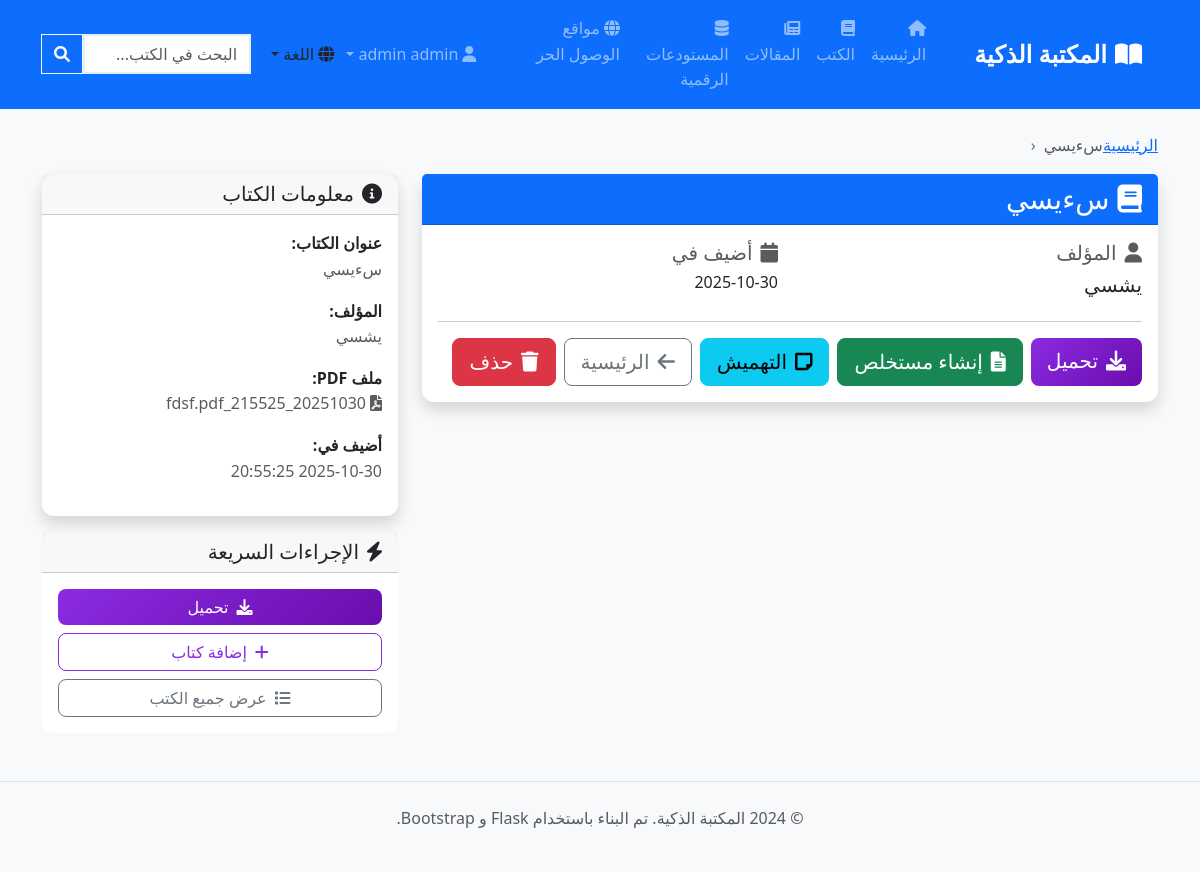
Page /book/8 (signed in) on the committed database.
### tables this page shows
CREATE TABLE books (
            id INTEGER PRIMARY KEY AUTOINCREMENT,
            title TEXT NOT NULL,
            author TEXT NOT NULL,
            description TEXT,
            filename TEXT NOT NULL,
            upload_date TIMESTAMP DEFAULT CURRENT_TIMESTAMP
        , image_filename TEXT);

### app.py (the view)
@app.route('/book/<int:book_id>')
@login_required
def book_detail(book_id):
    conn = get_db_connection()
    book = conn.execute('SELECT * FROM books WHERE id = ?', (book_id,)).fetchone()
    conn.close()
    if book is None:
        abort(404)
    return render_template('book_detail.html', book=book, t=get_translations(), lang_data=get_language_data())

### app.py (called while the page is built)
def get_current_language():
    return session.get('language', DEFAULT_LANGUAGE)

def get_language_data():
    current_lang = get_current_language()
    return LANGUAGES[current_lang]

def login_required(f):
    @wraps(f)
    def decorated_function(*args, **kwargs):
        if not session.get('logged_in'):
            flash(get_translations()['please_log_in'], 'warning')
            return redirect(url_for('login', next=request.url))
        return f(*args, **kwargs)
    return decorated_function

def get_db_connection():
    conn = sqlite3.connect('library.db')
    conn.row_factory = sqlite3.Row
    return conn

### templates/book_detail.html (shortened to what this page needs)
{% extends "base.html" %}
{% block content %}
<div class="row">
    <div class="col-12">
        <nav aria-label="breadcrumb">
            <ol class="breadcrumb">
                <li class="breadcrumb-item"><a href="{{ url_for('index') }}">{{ t.home }}</a></li>
                <li class="breadcrumb-item active" aria-current="page">{{ book.title }}</li>
            </ol>
        </nav>
    </div>
</div>
<div class="row">
    <div class="col-lg-8">
        <div class="card shadow">
            <div class="card-header bg-primary text-white">
                <h1 class="h3 mb-0">
                    <i class="fas fa-book me-2"></i>{{ book.title }}
                </h1>
            </div>
            <div class="card-body">
                <div class="row">
                    <div class="col-md-6">
                        <h5 class="text-muted">
                            <i class="fas fa-user me-2"></i>{{ t.author }}
                        </h5>
                        <p class="h5">{{ book.author }}</p>
                    </div>
                    <div class="col-md-6">
                        <h5 class="text-muted">
                            <i class="fas fa-calendar me-2"></i>{{ t.added_on }}
                        </h5>
                        <p class="h6">{{ book.upload_date.split(' ')[0] }}</p>
                    </div>
                </div>
                <hr>
                <div class="d-grid gap-2 d-md-flex justify-content-md-start">
                    <a href="{{ url_for('download_book', book_id=book.id) }}"
                       class="btn btn-primary btn-lg">
                        <i class="fas fa-download me-2"></i>{{ t.download }}
                    </a>
                    <button type="button" class="btn btn-success btn-lg" data-bs-toggle="modal" data-bs-target="#abstractModal" onclick="generateAbstract({{ book.id }})">
                        <i class="fas fa-file-alt me-2"></i>{{ t.generate_abstract }}
                    </button>
                    <button type="button" class="btn btn-info btn-lg" data-bs-toggle="modal" data-bs-target="#annotationModal" onclick="generateAnnotation({{ book.id }})">
                        <i class="fas fa-sticky-note me-2"></i>{{ t.generate_annotation }}
                    </button>
                    <a href="{{ url_for('index') }}" class="btn btn-outline-secondary btn-lg">
                        <i class="fas fa-arrow-left me-2"></i>{{ t.home }}
                    </a>
                    <form action="{{ url_for('delete_book', book_id=book.id) }}" method="POST" onsubmit="return confirm('Are you sure you want to delete this book? This action cannot be undone.');">
                        <button type="submit" class="btn btn-danger btn-lg">
                            <i class="fas fa-trash me-2"></i>{{ t.delete }}
                        </button>
                    </form>
                </div>
            </div>
        </div>
    </div>
    <div class="col-lg-4">
        <div class="card shadow">
            <div class="card-header">
                <h5 class="mb-0">
                    <i class="fas fa-info-circle me-2"></i>{{ t.book_information }}
                </h5>
            </div>
            <div class="card-body">
                <div class="mb-3">
                    <strong>{{ t.book_title }}:</strong><br>
                    <span class="text-muted">{{ book.title }}</span>
                </div>
                <div class="mb-3">
                    <strong>{{ t.author }}:</strong><br>
                    <span class="text-muted">{{ book.author }}</span>
                </div>
                <div class="mb-3">
                    <strong>{{ t.pdf_file }}:</strong><br>
                    <span class="text-muted">
                        <i class="fas fa-file-pdf me-1"></i>{{ book.filename }}
                    </span>
                </div>
                <div class="mb-3">
                    <strong>{{ t.added_on }}:</strong><br>
                    <span class="text-muted">{{ book.upload_date }}</span>
                </div>
            </div>
        </div>
        <div class="card mt-3">
            <div class="card-header">
                <h5 class="mb-0">
                    <i class="fas fa-bolt me-2"></i>{{ t.quick_actions }}
                </h5>
            </div>
            <div class="card-body">
                <div class="d-grid gap-2">
                    <a href="{{ url_for('download_book', book_id=book.id) }}"
                       class="btn btn-primary">
                        <i class="fas fa-download me-2"></i>{{ t.download }}
                    </a>
                    <a href="{{ url_for('add_book') }}" class="btn btn-outline-primary">
                        <i class="fas fa-plus me-2"></i>{{ t.add_book }}
                    </a>
                    <a href="{{ url_for('index') }}" class="btn btn-outline-secondary">
                        <i class="fas fa-list me-2"></i>{{ t.view_all_books }}
                    </a>
                </div>
            </div>
        </div>
    </div>
</div>
{% endblock %}

### static/style.css (style rules this page uses)
body { font-family: 'Segoe UI', Tahoma, Geneva, Verdana, sans-serif; background-color: #f8f9fa; line-height: 1.6; }
body.rtl { direction: rtl; text-align: right; }
body.rtl .me-1 { margin-left: 0.25rem !important; margin-right: 0 !important; }
body.rtl .me-2 { margin-left: 0.5rem !important; margin-right: 0 !important; }
body.rtl .card-body { text-align: right; }
body.rtl .btn { text-align: center; }
body.rtl .breadcrumb-item + .breadcrumb-item::before { content: "‹"; }
body.rtl { animation: slideInFromRight 0.3s ease-in-out; }
.card { border: none; border-radius: 12px; transition: transform 0.3s ease, box-shadow 0.3s ease; }
.btn { border-radius: 8px; font-weight: 500; transition: all 0.3s ease; }
.btn-primary { background: linear-gradient(135deg, #8a2be2 0%, #6a0dad 100%); border: none; }
.btn-outline-primary { border-color: #8a2be2; color: #8a2be2; }
.breadcrumb { background-color: transparent; padding: 0; }
.breadcrumb-item + .breadcrumb-item::before { content: "›"; color: #6c757d; }
.fade-in { animation: fadeIn 0.5s ease-in; }

### rows in the picture
books: title "سءيسي", author "يشسي", upload_date "2025-10-30", filename "20251030_215525_fdsf.pdf", upload_date "2025-10-30 20:55:25"

### other values in the picture
{{ t.app_name }} "المكتبة الذكية"
{{ t.open_access_websites }} "مواقع الوصول الحر"
{{ t.digital_repositories }} "المستودعات الرقمية"
{{ t.articles }} "المقالات"
{{ t.books }} "الكتب"
{{ t.home }} "الرئيسية"
{{ session.first_name }} "admin"
{{ t.language }} "اللغة"
{{ t.author }} "المؤلف"
{{ t.added_on }} "أضيف في"
{{ t.download }} "تحميل"
{{ t.generate_abstract }} "إنشاء مستخلص"
{{ t.generate_annotation }} "التهميش"
{{ t.delete }} "حذف"
{{ t.book_information }} "معلومات الكتاب"
